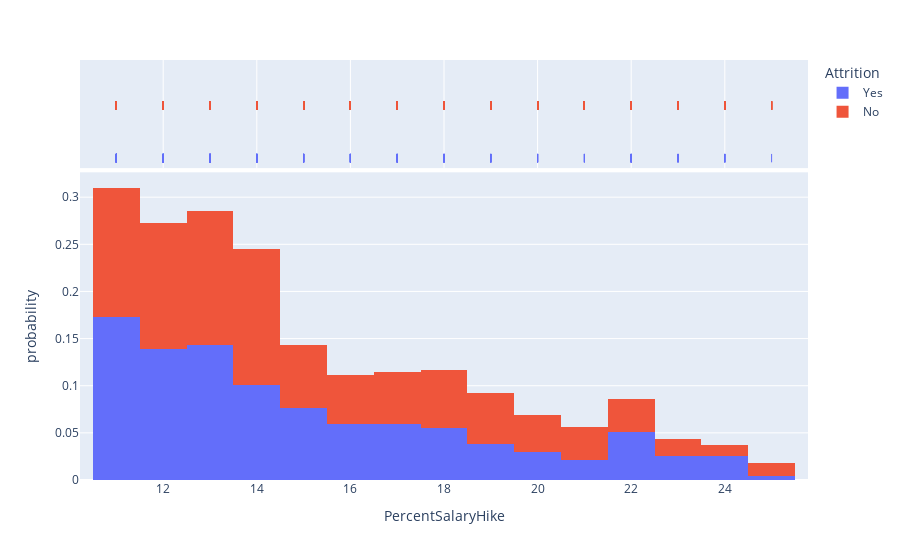

Write notebook code for a chart like this one.
### Markdown cell above
## Claim 2 - Difference in percentage of hike in salary"

### Code cell
fig = px.histogram(df, x='PercentSalaryHike', color='Attrition', marginal='rug', histnorm='probability')
fig.show()

### Figure 1 — Plotly figure (JSON) as saved in the notebook; plotly's stock layout.template omitted (floating-point values rounded to 4 significant figures; data arrays with more than 128 entries replaced by an {"elided": "..."} marker saying what was removed)
{"data": [{"alignmentgroup": "True", "bingroup": "x", "histnorm": "probability", "hovertemplate": "Attrition=Yes<br>PercentSalaryHike=%{x}<br>probability=%{y}<extra></extra>", "legendgroup": "Yes", "marker": {"color": "#636efa", "pattern": {"shape": ""}}, "name": "Yes", "offsetgroup": "Yes", "orientation": "v", "showlegend": true, "type": "histogram", "x": {"elided": "237 int values"}, "xaxis": "x", "yaxis": "y"}, {"alignmentgroup": "True", "boxpoints": "all", "fillcolor": "rgba(255,255,255,0)", "hoveron": "points", "hovertemplate": "Attrition=Yes<br>PercentSalaryHike=%{x}<extra></extra>", "jitter": 0, "legendgroup": "Yes", "line": {"color": "rgba(255,255,255,0)"}, "marker": {"color": "#636efa", "symbol": "line-ns-open"}, "name": "Yes", "offsetgroup": "Yes", "showlegend": false, "type": "box", "x": {"elided": "237 int values"}, "xaxis": "x2", "yaxis": "y2"}, {"alignmentgroup": "True", "bingroup": "x", "histnorm": "probability", "hovertemplate": "Attrition=No<br>PercentSalaryHike=%{x}<br>probability=%{y}<extra></extra>", "legendgroup": "No", "marker": {"color": "#EF553B", "pattern": {"shape": ""}}, "name": "No", "offsetgroup": "No", "orientation": "v", "showlegend": true, "type": "histogram", "x": {"elided": "1233 int values"}, "xaxis": "x", "yaxis": "y"}, {"alignmentgroup": "True", "boxpoints": "all", "fillcolor": "rgba(255,255,255,0)", "hoveron": "points", "hovertemplate": "Attrition=No<br>PercentSalaryHike=%{x}<extra></extra>", "jitter": 0, "legendgroup": "No", "line": {"color": "rgba(255,255,255,0)"}, "marker": {"color": "#EF553B", "symbol": "line-ns-open"}, "name": "No", "offsetgroup": "No", "showlegend": false, "type": "box", "x": {"elided": "1233 int values"}, "xaxis": "x2", "yaxis": "y2"}], "layout": {"barmode": "relative", "legend": {"title": {"text": "Attrition"}, "tracegroupgap": 0}, "margin": {"t": 60}, "xaxis": {"anchor": "y", "domain": [0, 1], "title": {"text": "PercentSalaryHike"}}, "xaxis2": {"anchor": "y2", "domain": [0, 1], "matches": "x", "showgrid": true, "showticklabels": false}, "yaxis": {"anchor": "x", "domain": [0, 0.7326], "title": {"text": "probability"}}, "yaxis2": {"anchor": "x2", "domain": [0.7426, 1], "matches": "y2", "showgrid": false, "showline": false, "showticklabels": false, "ticks": ""}}}
